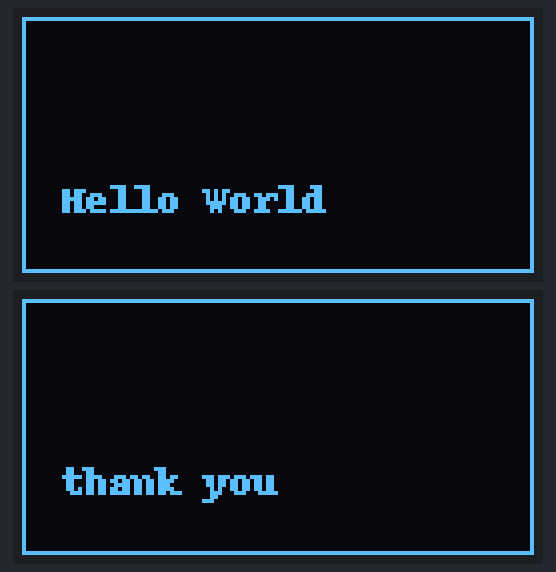
The program below on a simulated Raspberry Pi (BCM pin numbers). On the bench: 2 × 128×64 one-colour display. At 10.6 s the program stops and its outputs stay as they are.

Above: at 0.4 s.
At 10.43 s:
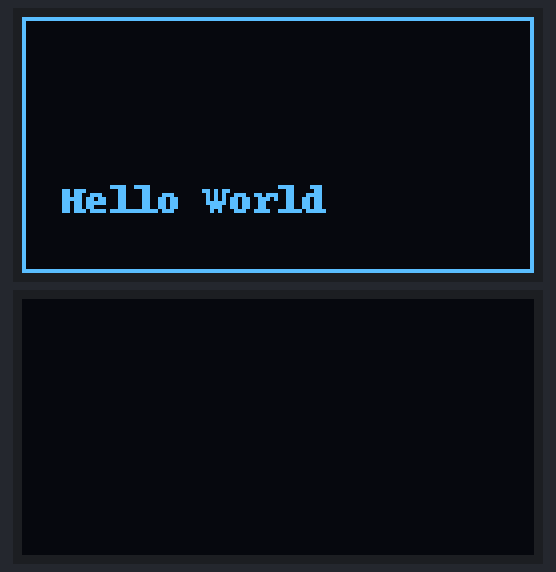

Measured:
- what the display in image 0 shows lasts 10.0 s, from 0.4 s to 10.4 s

The program:

test.py
```python
from luma.core.interface.serial import i2c
from luma.core.render import canvas
from luma.oled.device import ssd1306, ssd1325, ssd1331, sh1106
from time import sleep

serial0 = i2c(port=3, address=0x3C)
device0 = ssd1306(serial0, rotate=0)
serial1 = i2c(port=1, address=0x3C)
device1 = ssd1306(serial1, rotate=0)
# Box and text rendered in portrait mode
with canvas(device0) as draw:
    draw.rectangle(device0.bounding_box, outline="white", fill="black")
    draw.text((10, 40), "Hello World", fill="red")
with canvas(device1) as draw:
    draw.rectangle(device1.bounding_box, outline="white", fill="black")
    draw.text((10, 40), "thank you", fill="white")
sleep(10)
```
